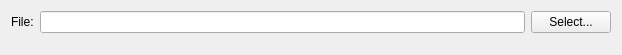
<?xml version="1.0" encoding="UTF-8"?>
<ui version="4.0">
 <class>Form</class>
 <widget class="QWidget" name="Form">
  <property name="geometry">
   <rect>
    <x>0</x>
    <y>0</y>
    <width>622</width>
    <height>55</height>
   </rect>
  </property>
  <property name="windowTitle">
   <string>Form</string>
  </property>
  <layout class="QGridLayout" name="gridLayout">
   <item row="1" column="0">
    <widget class="QLabel" name="label">
     <property name="text">
      <string>File:</string>
     </property>
    </widget>
   </item>
   <item row="1" column="1">
    <widget class="QLineEdit" name="filepathEdit">
     <property name="readOnly">
      <bool>true</bool>
     </property>
    </widget>
   </item>
   <item row="1" column="2">
    <widget class="QPushButton" name="fileSelectButton">
     <property name="text">
      <string>Select...</string>
     </property>
    </widget>
   </item>
   <item row="2" column="1">
    <spacer name="verticalSpacer">
     <property name="orientation">
      <enum>Qt::Vertical</enum>
     </property>
     <property name="sizeHint" stdset="0">
      <size>
       <width>20</width>
       <height>40</height>
      </size>
     </property>
    </spacer>
   </item>
  </layout>
 </widget>
 <resources/>
 <connections/>
</ui>
